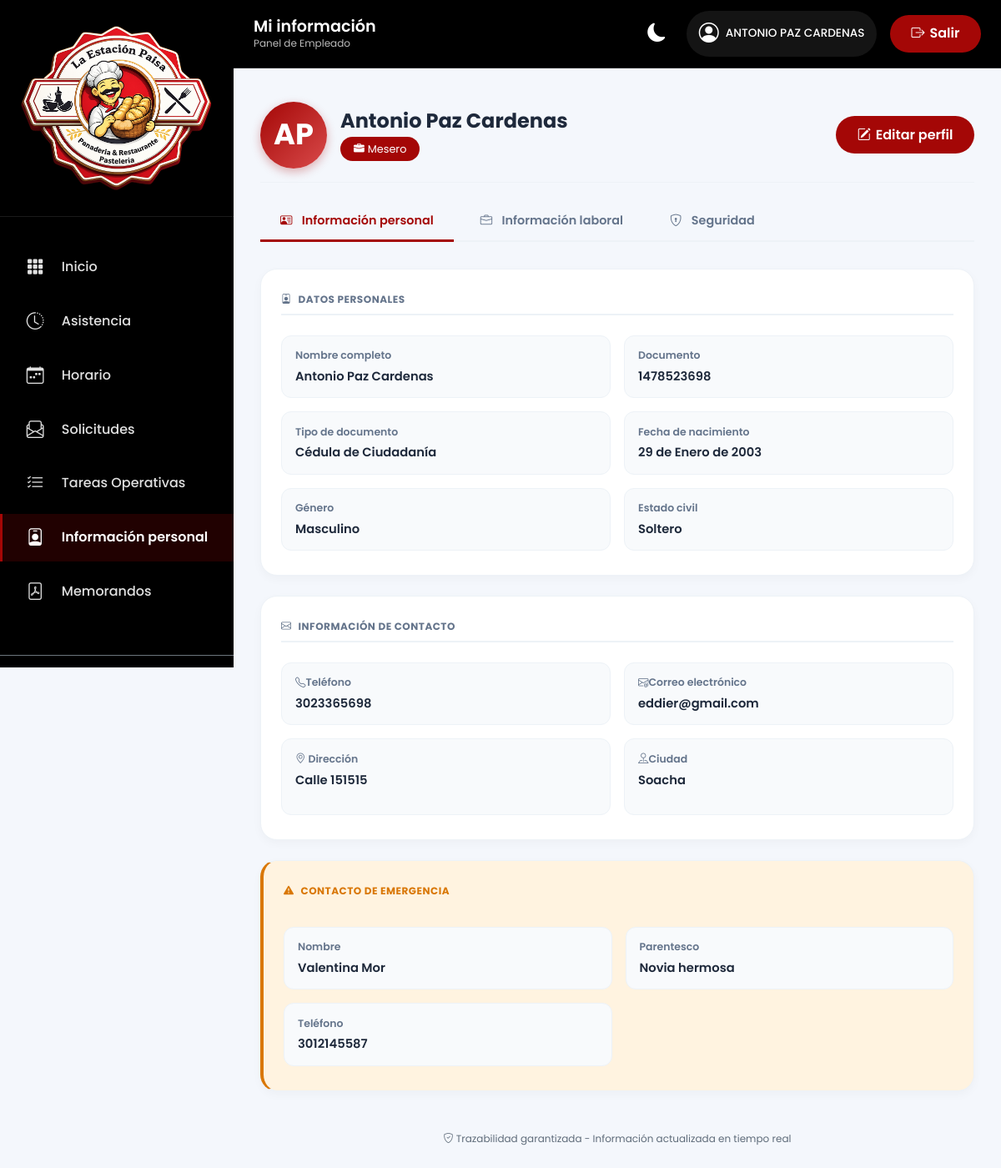
Screenshot of /employee/profile/ (signed in) with the database file from the repository.
### apps/usuarios/models.py (models this page shows, shortened)
class User(AbstractUser):
    ROLES = (
        ('admin', 'Administrador'),
        ('empleado', 'Empleado'),
    )
    class EstadoCuenta(models.TextChoices):
        PENDIENTE = 'PENDIENTE', 'Pendiente'
        ACTIVA = 'ACTIVA', 'Activa'
        SUSPENDIDA = 'SUSPENDIDA', 'Suspendida'
        INACTIVA = 'INACTIVA', 'Inactiva'
    rol = models.CharField(
        max_length=20,
        choices=ROLES,
        default='empleado'
    )
    estado_cuenta = models.CharField(
        max_length=20,
        choices=EstadoCuenta.choices,
        default=EstadoCuenta.PENDIENTE
    )
    debe_cambiar_password = models.BooleanField(
        default=True
    )
    fecha_primer_acceso = models.DateTimeField(
        null=True,
        blank=True,
        help_text="Se registra la primera vez que el usuario completa su cambio de contraseña obligatorio."
    )
    ESTADOS_QUE_PERMITEN_ACCESO = {EstadoCuenta.PENDIENTE, EstadoCuenta.ACTIVA}

class PerfilEmpleado(models.Model):
    TIPOS_DOCUMENTO = (
        ('CC', 'Cédula de Ciudadanía'),
        ('CE', 'Cédula de Extranjería'),
        ('TI', 'Tarjeta de Identidad'),
        ('PA', 'Pasaporte'),
    )
    GENEROS = (
        ('M', 'Masculino'),
        ('F', 'Femenino'),
        ('O', 'Otro'),
    )
    ESTADOS_CIVILES = (
        ('soltero', 'Soltero'),
        ('casado', 'Casado'),
        ('union_libre', 'Unión Libre'),
        ('divorciado', 'Divorciado'),
        ('viudo', 'Viudo'),
    )
    TIPOS_SANGRE = (
        ('O+', 'O+'),
        ('O-', 'O-'),
        ('A+', 'A+'),
        ('A-', 'A-'),
        ('B+', 'B+'),
        ('B-', 'B-'),
        ('AB+', 'AB+'),
        ('AB-', 'AB-'),
    )
    CARGOS = (
        ('mesero', 'Mesero'),
        ('cajero', 'Cajero'),
        ('pastelero', 'Pastelero'),
        ('panadero', 'Panadero'),
        ('cocina', 'Cocina'),
        ('buñuelero', 'Buñuelero'),
        ('greca', 'Greca'),
    )
    ESTADOS = (
        ('activo', 'Activo'),
        ('retirado', 'Retirado'),
    )
    user = models.OneToOneField(
        User,
        on_delete=models.CASCADE,
        related_name='perfil'
    )
    primer_nombre = models.CharField(max_length=50)
    segundo_nombre = models.CharField(
        max_length=50,
        blank=True
    )
    primer_apellido = models.CharField(max_length=50)
    segundo_apellido = models.CharField(
        max_length=50,
        blank=True
    )
    tipo_documento = models.CharField(
        max_length=2,
        choices=TIPOS_DOCUMENTO
    )
    numero_documento = models.CharField(
        max_length=20,
        unique=True
    )
    fecha_nacimiento = models.DateField(
        null=True,
        blank=True
    )
    genero = models.CharField(
        max_length=1,
        choices=GENEROS,
        blank=True
    )
    estado_civil = models.CharField(
        max_length=20,
        choices=ESTADOS_CIVILES,
        blank=True,
        null=True
    )
    tipo_sangre = models.CharField(
        max_length=3,
        choices=TIPOS_SANGRE,
        blank=True,
        null=True
    )
    telefono = models.CharField(max_length=20)
    correo = models.EmailField()
    ciudad = models.CharField(max_length=100)
    direccion = models.CharField(
        max_length=200,
        blank=True,
        null=True)
    contacto_emergencia = models.CharField(
        max_length=100,
        blank=True,
        null=True
    )
    parentesco_emergencia = models.CharField(
        max_length=50,
        blank=True,
        null=True
    )
    telefono_emergencia = models.CharField(
        max_length=20,
        blank=True,
        null=True
    )
    cargo = models.CharField(
        max_length=50,
        choices=CARGOS,
        blank=True,
        null=True
    )
    fecha_ingreso = models.DateField(
        blank=True,
        null=True
    )
    eps = models.CharField(
        max_length=100,
        blank=True,
        null=True
    )
    arl = models.CharField(
        max_length=100,
        blank=True,
        null=True
    )
    fondo_pension = models.CharField(
        max_length=100,
        blank=True,
        null=True
    )
    estado = models.CharField(
        max_length=20,
        choices=ESTADOS,
        default='activo'
    )
    fecha_creacion = models.DateTimeField(
        auto_now_add=True
    )
    fecha_actualizacion = models.DateTimeField(
        auto_now=True
    )
    def nombre_completo(self):
        return (
            f"{self.primer_nombre} "
            f"{self.segundo_nombre} "
            f"{self.primer_apellido} "
            f"{self.segundo_apellido}"
        ).strip()

### apps/usuarios/views.py (the view)
# urls.py: path('employee/profile/', views.employee_profile, name='employee_profile'),
@login_required
def employee_profile(request):
    perfil = request.user.perfil
    return render(
        request,
        "empleado/cuentas/cuentas.html",
        {
            "perfil": perfil
        }
    )

### templates/empleado/cuentas/cuentas.html (shortened to what this page needs)
{% extends 'empleado/base/base.html' %}
{% load static %}
{% block section_title %}Mi información{% endblock %}
{% block section_subtitle %}Panel de Empleado{% endblock %}
{% block active_perfil %}active{% endblock %}
{% block extra_css %}
<link rel="stylesheet" href="{% static 'css/empleado/cuentas.css' %}">
{% endblock %}
{% block content %}
<main class="dashboard-container">
    {% include "empleado/cuentas/informacion_personal.html" %}
    <footer>
        <i class="bi bi-shield-check"></i> Trazabilidad garantizada - Información actualizada en tiempo real
    </footer>
</main>
{% endblock %}

### templates/empleado/base/base.html (shortened to what this page needs)
{% load static %}
<!DOCTYPE html>
<html lang="es">
<head>
    <link href="https://cdn.jsdelivr.net/npm/bootstrap@5.3.0-alpha1/dist/css/bootstrap.min.css" rel="stylesheet">
    <link rel="stylesheet" href="https://cdn.jsdelivr.net/npm/bootstrap-icons@1.11.3/font/bootstrap-icons.min.css">
    <link href="https://cdn.jsdelivr.net/npm/select2@4.1.0-rc.0/dist/css/select2.min.css" rel="stylesheet" />
    <link rel="stylesheet" href="{% static 'css/base/variables.css' %}">
    <link rel="stylesheet" href="{% static 'css/base/base.css' %}">
    <link rel="stylesheet" href="{% static 'css/base/components.css' %}">
    <link rel="stylesheet" href="{% static 'css/base/toasts.css' %}">
    {% block extra_css %}{% endblock %}
</head>
<body>
    <div class="wrapper">
        <aside class="sidebar" id="sidebar">
            <div class="sidebar-header">
                <div class="logo-area">
                    <img src="{% static 'img/LOGO EMPRESA.png' %}" alt="Estación Paisa Logotipo" class="img-fluid">
                </div>
            </div>
            <nav class="nav-menu">
                <ul>
                    <li class="{% block active_inicio %}{% endblock %}">
                        <a href="{% url 'employee_dashboard' %}">
                            <i class="bi bi-grid-3x3-gap-fill"></i>
                            Inicio
                        </a>
                    </li>
                    <li class="{% block active_asistencia %}{% endblock %}">
                        <a href="{% url 'asistencia:empleado' %}">
                            <i class="bi bi-clock-history"></i>
                            Asistencia
                        </a>
                    </li>
                    <li class="{% block active_horario %}{% endblock %}">
                        <a href="{% url 'asistencia:empleado_horario' %}">
                            <i class="bi bi-calendar-week"></i>
                            Horario
                        </a>
                    </li>
                    <li class="{% block active_solicitudes %}{% endblock %}">
                        <a href="{% url 'novedades:solicitudes_empleado' %}">
                            <i class="bi bi-envelope-paper"></i>
                            Solicitudes
                        </a>
                    </li>
                    <li class="{% block active_tareas %}{% endblock %}">
                        <a href="{% url 'tareas:empleado_tareas_list' %}">
                            <i class="bi bi-list-check"></i>
                            Tareas Operativas
                        </a>
                    </li>
                    <li class="{% block active_perfil %}{% endblock %}">
                        <a href="{% url 'employee_profile' %}">
                            <i class="bi bi-person-badge"></i>
                            Información personal
                        </a>
                    </li>
                    <li class="{% block active_memorandos %}{% endblock %}">
                        <a href="{% url 'memorandos:memorandos_empleado' %}">
                            <i class="bi bi-file-pdf"></i>
                            Memorandos
                        </a>
                    </li>
                </ul>
            </nav>
            <div class="p-3 border-top border-secondary">
            </div>
        </aside>
        <div class="main-content">
            <header class="topbar">
                <div class="d-flex align-items-center gap-3">
                    <div class="company-info">
                        <h2>{% block section_title %}Panel Empleado{% endblock %}</h2>
                        <p>{% block section_subtitle %}Bienvenido al sistema{% endblock %}</p>
                    </div>
                </div>
                <div class="user-info">
                    <button class="theme-toggle" id="themeToggle" aria-label="Cambiar tema (claro/oscuro)" title="Cambiar tema">
                        <i class="bi bi-moon-fill" id="themeIcon"></i>
                    </button>
                    <div class="user-badge">
                        <a href="{% url 'employee_profile' %}"
                            class="d-flex align-items-center gap-2 text-decoration-none">
                            <i class="bi bi-person-circle fs-4"></i>
                            <span id="employeeNameHeader">
                                {{ request.user.perfil.nombre_completo|upper }}
                            </span>
                        </a>
                    </div>
                    <a href="{% url 'logout' %}" class="btn-primary-corporate">
                        <i class="bi bi-box-arrow-right"></i> Salir
                    </a>
                </div>
            </header>
            {% block content %}{% endblock %}
        </div>
    </div>
</body>
</html>

### templates/empleado/cuentas/informacion_personal.html (shortened to what this page needs)
<div class="employee-card">
    <div class="profile-header d-flex align-items-center gap-3 mb-4 flex-wrap">
        <div class="employee-avatar-large" id="avatarIniciales">
        </div>
        <div class="profile-info flex-grow-1">
            <h4 class="mb-1">{{ perfil.nombre_completo }}</h4>
            <div class="d-flex gap-2 flex-wrap">
                <span class="badge-role">
                    <i class="bi bi-briefcase-fill me-1"></i>{{ perfil.get_cargo_display }}
                </span>
            </div>
        </div>
        <button type="button" class="btn-primary-corporate" data-bs-toggle="modal" data-bs-target="#editarPerfilModal">
            <i class="bi bi-pencil-square"></i> Editar perfil
        </button>
    </div>
    <div class="custom-tabs-modern">
        <button type="button" class="tab-btn-custom active" data-tab="personal">
            <i class="bi bi-person-vcard"></i> Información personal
        </button>
        <button type="button" class="tab-btn-custom" data-tab="laboral">
            <i class="bi bi-briefcase"></i> Información laboral
        </button>
        <button type="button" class="tab-btn-custom" data-tab="seguridad">
            <i class="bi bi-shield-lock"></i> Seguridad
        </button>
    </div>
    <div class="tab-pane active" id="personal">
        <div class="info-card">
            <h6 class="card-title"><i class="bi bi-person-badge me-2"></i>Datos personales</h6>
            <div class="modal-detalle-grid">
                <div class="modal-detalle-item">
                    <span class="modal-detalle-label">Nombre completo</span>
                    <span class="modal-detalle-value">{{ perfil.nombre_completo }}</span>
                </div>
                <div class="modal-detalle-item">
                    <span class="modal-detalle-label">Documento</span>
                    <span class="modal-detalle-value">{{ perfil.numero_documento }}</span>
                </div>
                <div class="modal-detalle-item">
                    <span class="modal-detalle-label">Tipo de documento</span>
                    <span class="modal-detalle-value">{{ perfil.get_tipo_documento_display }}</span>
                </div>
                <div class="modal-detalle-item">
                    <span class="modal-detalle-label">Fecha de nacimiento</span>
                    <span class="modal-detalle-value">{{ perfil.fecha_nacimiento }}</span>
                </div>
                <div class="modal-detalle-item">
                    <span class="modal-detalle-label">Género</span>
                    <span class="modal-detalle-value">{{ perfil.get_genero_display }}</span>
                </div>
                <div class="modal-detalle-item">
                    <span class="modal-detalle-label">Estado civil</span>
                    <span class="modal-detalle-value">{{ perfil.get_estado_civil_display }}</span>
                </div>
            </div>
        </div>
        <div class="info-card">
            <h6 class="card-title"><i class="bi bi-envelope me-2"></i>Información de contacto</h6>
            <div class="modal-detalle-grid">
                <div class="modal-detalle-item">
                    <span class="modal-detalle-label"><i class="bi bi-telephone"></i>Teléfono</span>
                    <span class="modal-detalle-value">{{ perfil.telefono }}</span>
                </div>
                <div class="modal-detalle-item">
                    <span class="modal-detalle-label"><i class="bi bi-envelope-at"></i>Correo electrónico</span>
                    <span class="modal-detalle-value">{{ perfil.correo }}</span>
                </div>
                <div class="modal-detalle-item">
                    <span class="modal-detalle-label"><i class="bi bi-geo-alt"></i> Dirección</span>
                    <p class="modal-detalle-value">{{ perfil.direccion }}</p>
                </div>
                <div class="modal-detalle-item">
                    <span class="modal-detalle-label"><i class="bi bi-pin-map"></i>Ciudad</span>
                    <span class="modal-detalle-value">{{ perfil.ciudad }}</span>
                </div>
            </div>
        </div>
        <div class="info-card info-card-emergencia">
            <h6 class="card-title"><i class="bi bi-exclamation-triangle-fill me-2"></i>Contacto de emergencia</h6>
            <div class="modal-detalle-grid">
                <div class="modal-detalle-item">
                    <span class="modal-detalle-label">Nombre</span>
                    <span class="modal-detalle-value">{{ perfil.contacto_emergencia }}</span>
                </div>
                <div class="modal-detalle-item">
                    <span class="modal-detalle-label">Parentesco</span>
                    <span class="modal-detalle-value">{{ perfil.parentesco_emergencia }}</span>
                </div>
                <div class="modal-detalle-item">
                    <span class="modal-detalle-label">Teléfono</span>
                    <span class="modal-detalle-value">{{ perfil.telefono_emergencia }}</span>
                </div>
            </div>
        </div>
    </div>
</div>

### rows the page displays
User: user.perfil.nombre_completo "ANTONIO PAZ CARDENAS"
PerfilEmpleado: nombre_completo "Antonio Paz Cardenas", cargo "Mesero", numero_documento "1478523698", tipo_documento "Cédula de Ciudadanía", fecha_nacimiento "29 de Enero de 2003", genero "Masculino", estado_civil "Soltero", telefono "3023365698", correo "eddier@gmail.com", direccion "Calle 151515", ciudad "Soacha", contacto_emergencia "Valentina Mor", parentesco_emergencia "Novia hermosa", telefono_emergencia "3012145587"
